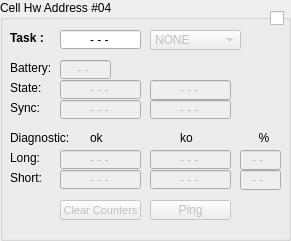
       <widget class="QGroupBox" name="groupCell_4">
        <property name="enabled">
         <bool>true</bool>
        </property>
        <property name="geometry">
         <rect>
          <x>10</x>
          <y>260</y>
          <width>291</width>
          <height>241</height>
         </rect>
        </property>
        <property name="title">
         <string>Cell Hw Address #04</string>
        </property>
        <widget class="QLabel" name="label_105">
         <property name="geometry">
          <rect>
           <x>10</x>
           <y>60</y>
           <width>40</width>
           <height>16</height>
          </rect>
         </property>
         <property name="text">
          <string>Battery:</string>
         </property>
        </widget>
        <widget class="QLineEdit" name="lineCellBattery_4">
         <property name="enabled">
          <bool>false</bool>
         </property>
         <property name="geometry">
          <rect>
           <x>60</x>
           <y>60</y>
           <width>51</width>
           <height>19</height>
          </rect>
         </property>
         <property name="layoutDirection">
          <enum>Qt::LeftToRight</enum>
         </property>
         <property name="text">
          <string>- - </string>
         </property>
         <property name="alignment">
          <set>Qt::AlignCenter</set>
         </property>
         <property name="readOnly">
          <bool>true</bool>
         </property>
        </widget>
        <widget class="QComboBox" name="comboCellTask_4">
         <property name="enabled">
          <bool>false</bool>
         </property>
         <property name="geometry">
          <rect>
           <x>150</x>
           <y>30</y>
           <width>91</width>
           <height>20</height>
          </rect>
         </property>
         <property name="sizePolicy">
          <sizepolicy hsizetype="Fixed" vsizetype="Fixed">
           <horstretch>0</horstretch>
           <verstretch>0</verstretch>
          </sizepolicy>
         </property>
         <item>
          <property name="text">
           <string>NONE</string>
          </property>
         </item>
         <item>
          <property name="text">
           <string>START</string>
          </property>
         </item>
         <item>
          <property name="text">
           <string>SPLIT #1</string>
          </property>
         </item>
         <item>
          <property name="text">
           <string>SPLIT #2</string>
          </property>
         </item>
         <item>
          <property name="text">
           <string>SPLIT #3</string>
          </property>
         </item>
         <item>
          <property name="text">
           <string>SPLIT #4</string>
          </property>
         </item>
         <item>
          <property name="text">
           <string>FINISH</string>
          </property>
         </item>
        </widget>
        <widget class="QLineEdit" name="lineCellTask_4">
         <property name="enabled">
          <bool>true</bool>
         </property>
         <property name="geometry">
          <rect>
           <x>60</x>
           <y>30</y>
           <width>81</width>
           <height>19</height>
          </rect>
         </property>
         <property name="layoutDirection">
          <enum>Qt::LeftToRight</enum>
         </property>
         <property name="autoFillBackground">
          <bool>false</bool>
         </property>
         <property name="styleSheet">
          <string notr="true"/>
         </property>
         <property name="text">
          <string>- - -</string>
         </property>
         <property name="alignment">
          <set>Qt::AlignCenter</set>
         </property>
         <property name="readOnly">
          <bool>true</bool>
         </property>
        </widget>
        <widget class="QLabel" name="label_106">
         <property name="geometry">
          <rect>
           <x>10</x>
           <y>30</y>
           <width>35</width>
           <height>16</height>
          </rect>
         </property>
         <property name="font">
          <font>
           <pointsize>9</pointsize>
           <weight>75</weight>
           <bold>true</bold>
          </font>
         </property>
         <property name="text">
          <string>Task :</string>
         </property>
        </widget>
        <widget class="QLabel" name="label_107">
         <property name="geometry">
          <rect>
           <x>10</x>
           <y>150</y>
           <width>48</width>
           <height>16</height>
          </rect>
         </property>
         <property name="text">
          <string>Long:</string>
         </property>
        </widget>
        <widget class="QLineEdit" name="lineCellDiagLongOk_4">
         <property name="enabled">
          <bool>false</bool>
         </property>
         <property name="geometry">
          <rect>
           <x>60</x>
           <y>150</y>
           <width>81</width>
           <height>19</height>
          </rect>
         </property>
         <property name="sizePolicy">
          <sizepolicy hsizetype="Fixed" vsizetype="Fixed">
           <horstretch>0</horstretch>
           <verstretch>0</verstretch>
          </sizepolicy>
         </property>
         <property name="layoutDirection">
          <enum>Qt::LeftToRight</enum>
         </property>
         <property name="text">
          <string>- - -</string>
         </property>
         <property name="alignment">
          <set>Qt::AlignCenter</set>
         </property>
         <property name="readOnly">
          <bool>true</bool>
         </property>
        </widget>
        <widget class="QLineEdit" name="lineCellDiagLongKo_4">
         <property name="enabled">
          <bool>false</bool>
         </property>
         <property name="geometry">
          <rect>
           <x>150</x>
           <y>150</y>
           <width>81</width>
           <height>19</height>
          </rect>
         </property>
         <property name="sizePolicy">
          <sizepolicy hsizetype="Fixed" vsizetype="Fixed">
           <horstretch>0</horstretch>
           <verstretch>0</verstretch>
          </sizepolicy>
         </property>
         <property name="layoutDirection">
          <enum>Qt::LeftToRight</enum>
         </property>
         <property name="text">
          <string>- - -</string>
         </property>
         <property name="alignment">
          <set>Qt::AlignCenter</set>
         </property>
         <property name="readOnly">
          <bool>true</bool>
         </property>
        </widget>
        <widget class="QCheckBox" name="checkCell_4">
         <property name="enabled">
          <bool>true</bool>
         </property>
         <property name="geometry">
          <rect>
           <x>270</x>
           <y>10</y>
           <width>16</width>
           <height>16</height>
          </rect>
         </property>
         <property name="layoutDirection">
          <enum>Qt::LeftToRight</enum>
         </property>
         <property name="text">
          <string/>
         </property>
        </widget>
        <widget class="QPushButton" name="pushCellPing_4">
         <property name="enabled">
          <bool>false</bool>
         </property>
         <property name="geometry">
          <rect>
           <x>150</x>
           <y>200</y>
           <width>81</width>
           <height>20</height>
          </rect>
         </property>
         <property name="sizePolicy">
          <sizepolicy hsizetype="Fixed" vsizetype="Fixed">
           <horstretch>0</horstretch>
           <verstretch>0</verstretch>
          </sizepolicy>
         </property>
         <property name="layoutDirection">
          <enum>Qt::RightToLeft</enum>
         </property>
         <property name="text">
          <string>Ping</string>
         </property>
        </widget>
        <widget class="QLineEdit" name="lineCellDiagLongRatio_4">
         <property name="enabled">
          <bool>false</bool>
         </property>
         <property name="geometry">
          <rect>
           <x>240</x>
           <y>150</y>
           <width>41</width>
           <height>20</height>
          </rect>
         </property>
         <property name="sizePolicy">
          <sizepolicy hsizetype="Fixed" vsizetype="Fixed">
           <horstretch>0</horstretch>
           <verstretch>0</verstretch>
          </sizepolicy>
         </property>
         <property name="layoutDirection">
          <enum>Qt::LeftToRight</enum>
         </property>
         <property name="text">
          <string>- - </string>
         </property>
         <property name="alignment">
          <set>Qt::AlignCenter</set>
         </property>
         <property name="readOnly">
          <bool>true</bool>
         </property>
        </widget>
        <widget class="QPushButton" name="pushCellClearCounters_4">
         <property name="enabled">
          <bool>false</bool>
         </property>
         <property name="geometry">
          <rect>
           <x>60</x>
           <y>200</y>
           <width>81</width>
           <height>20</height>
          </rect>
         </property>
         <property name="sizePolicy">
          <sizepolicy hsizetype="Fixed" vsizetype="Fixed">
           <horstretch>0</horstretch>
           <verstretch>0</verstretch>
          </sizepolicy>
         </property>
         <property name="font">
          <font>
           <pointsize>8</pointsize>
          </font>
         </property>
         <property name="layoutDirection">
          <enum>Qt::RightToLeft</enum>
         </property>
         <property name="text">
          <string>Clear Counters</string>
         </property>
        </widget>
        <widget class="QLabel" name="label_108">
         <property name="geometry">
          <rect>
           <x>10</x>
           <y>100</y>
           <width>48</width>
           <height>16</height>
          </rect>
         </property>
         <property name="text">
          <string>Sync:</string>
         </property>
        </widget>
        <widget class="QLineEdit" name="lineCellSynchronizedOnce_4">
         <property name="enabled">
          <bool>false</bool>
         </property>
         <property name="geometry">
          <rect>
           <x>60</x>
           <y>100</y>
           <width>81</width>
           <height>19</height>
          </rect>
         </property>
         <property name="sizePolicy">
          <sizepolicy hsizetype="Fixed" vsizetype="Fixed">
           <horstretch>0</horstretch>
           <verstretch>0</verstretch>
          </sizepolicy>
         </property>
         <property name="layoutDirection">
          <enum>Qt::LeftToRight</enum>
         </property>
         <property name="text">
          <string>- - -</string>
         </property>
         <property name="alignment">
          <set>Qt::AlignCenter</set>
         </property>
         <property name="readOnly">
          <bool>true</bool>
         </property>
        </widget>
        <widget class="QLineEdit" name="lineCellSynchronized_4">
         <property name="enabled">
          <bool>false</bool>
         </property>
         <property name="geometry">
          <rect>
           <x>150</x>
           <y>100</y>
           <width>81</width>
           <height>19</height>
          </rect>
         </property>
         <property name="sizePolicy">
          <sizepolicy hsizetype="Fixed" vsizetype="Fixed">
           <horstretch>0</horstretch>
           <verstretch>0</verstretch>
          </sizepolicy>
         </property>
         <property name="layoutDirection">
          <enum>Qt::LeftToRight</enum>
         </property>
         <property name="text">
          <string>- - -</string>
         </property>
         <property name="alignment">
          <set>Qt::AlignCenter</set>
         </property>
         <property name="readOnly">
          <bool>true</bool>
         </property>
        </widget>
        <widget class="QLabel" name="label_109">
         <property name="geometry">
          <rect>
           <x>10</x>
           <y>80</y>
           <width>51</width>
           <height>16</height>
          </rect>
         </property>
         <property name="text">
          <string>State:</string>
         </property>
        </widget>
        <widget class="QLineEdit" name="lineCellIrSinal_4">
         <property name="enabled">
          <bool>false</bool>
         </property>
         <property name="geometry">
          <rect>
           <x>60</x>
           <y>80</y>
           <width>81</width>
           <height>19</height>
          </rect>
         </property>
         <property name="layoutDirection">
          <enum>Qt::LeftToRight</enum>
         </property>
         <property name="text">
          <string>- - -</string>
         </property>
         <property name="alignment">
          <set>Qt::AlignCenter</set>
         </property>
         <property name="readOnly">
          <bool>true</bool>
         </property>
        </widget>
        <widget class="QLineEdit" name="lineCellActive_4">
         <property name="enabled">
          <bool>false</bool>
         </property>
         <property name="geometry">
          <rect>
           <x>150</x>
           <y>80</y>
           <width>81</width>
           <height>20</height>
          </rect>
         </property>
         <property name="layoutDirection">
          <enum>Qt::LeftToRight</enum>
         </property>
         <property name="text">
          <string>- - -</string>
         </property>
         <property name="alignment">
          <set>Qt::AlignCenter</set>
         </property>
         <property name="readOnly">
          <bool>true</bool>
         </property>
        </widget>
        <widget class="QLabel" name="label_114">
         <property name="geometry">
          <rect>
           <x>240</x>
           <y>130</y>
           <width>48</width>
           <height>16</height>
          </rect>
         </property>
         <property name="text">
          <string>%</string>
         </property>
         <property name="alignment">
          <set>Qt::AlignCenter</set>
         </property>
        </widget>
        <widget class="QLabel" name="label_120">
         <property name="geometry">
          <rect>
           <x>10</x>
           <y>170</y>
           <width>48</width>
           <height>16</height>
          </rect>
         </property>
         <property name="text">
          <string>Short:</string>
         </property>
        </widget>
        <widget class="QLineEdit" name="lineCellDiagShortKo_4">
         <property name="enabled">
          <bool>false</bool>
         </property>
         <property name="geometry">
          <rect>
           <x>150</x>
           <y>170</y>
           <width>81</width>
           <height>19</height>
          </rect>
         </property>
         <property name="sizePolicy">
          <sizepolicy hsizetype="Fixed" vsizetype="Fixed">
           <horstretch>0</horstretch>
           <verstretch>0</verstretch>
          </sizepolicy>
         </property>
         <property name="layoutDirection">
          <enum>Qt::LeftToRight</enum>
         </property>
         <property name="text">
          <string>- - -</string>
         </property>
         <property name="alignment">
          <set>Qt::AlignCenter</set>
         </property>
         <property name="readOnly">
          <bool>true</bool>
         </property>
        </widget>
        <widget class="QLineEdit" name="lineCellDiagShortOk_4">
         <property name="enabled">
          <bool>false</bool>
         </property>
         <property name="geometry">
          <rect>
           <x>60</x>
           <y>170</y>
           <width>81</width>
           <height>19</height>
          </rect>
         </property>
         <property name="sizePolicy">
          <sizepolicy hsizetype="Fixed" vsizetype="Fixed">
           <horstretch>0</horstretch>
           <verstretch>0</verstretch>
          </sizepolicy>
         </property>
         <property name="layoutDirection">
          <enum>Qt::LeftToRight</enum>
         </property>
         <property name="text">
          <string>- - -</string>
         </property>
         <property name="alignment">
          <set>Qt::AlignCenter</set>
         </property>
         <property name="readOnly">
          <bool>true</bool>
         </property>
        </widget>
        <widget class="QLineEdit" name="lineCellDiagShortRatio_4">
         <property name="enabled">
          <bool>false</bool>
         </property>
         <property name="geometry">
          <rect>
           <x>240</x>
           <y>170</y>
           <width>41</width>
           <height>20</height>
          </rect>
         </property>
         <property name="sizePolicy">
          <sizepolicy hsizetype="Fixed" vsizetype="Fixed">
           <horstretch>0</horstretch>
           <verstretch>0</verstretch>
          </sizepolicy>
         </property>
         <property name="layoutDirection">
          <enum>Qt::LeftToRight</enum>
         </property>
         <property name="text">
          <string>- - </string>
         </property>
         <property name="alignment">
          <set>Qt::AlignCenter</set>
         </property>
         <property name="readOnly">
          <bool>true</bool>
         </property>
        </widget>
        <widget class="QLabel" name="label_110">
         <property name="geometry">
          <rect>
           <x>10</x>
           <y>130</y>
           <width>61</width>
           <height>16</height>
          </rect>
         </property>
         <property name="text">
          <string>Diagnostic:</string>
         </property>
        </widget>
        <widget class="QLabel" name="label_115">
         <property name="geometry">
          <rect>
           <x>90</x>
           <y>130</y>
           <width>31</width>
           <height>16</height>
          </rect>
         </property>
         <property name="text">
          <string>ok</string>
         </property>
        </widget>
        <widget class="QLabel" name="label_116">
         <property name="geometry">
          <rect>
           <x>180</x>
           <y>130</y>
           <width>31</width>
           <height>16</height>
          </rect>
         </property>
         <property name="text">
          <string>ko</string>
         </property>
        </widget>
       </widget>
